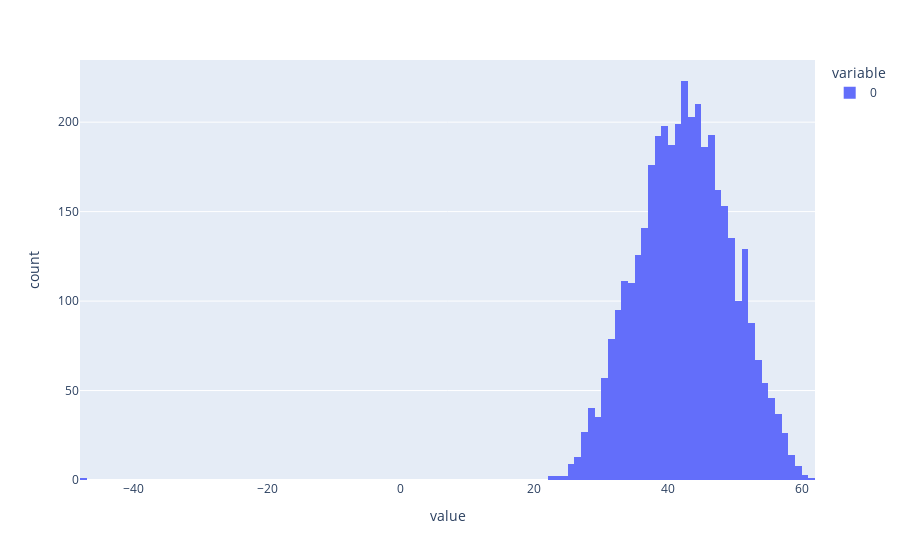

The notebook cell saved with this chart:
### Code cell
import plotly.express as px

px.histogram(total_scores)

### Figure 1 — Plotly figure (JSON) as saved in the notebook; plotly's stock layout.template omitted (floating-point values rounded to 4 significant figures; data arrays with more than 128 entries replaced by an {"elided": "..."} marker saying what was removed)
{"data": [{"alignmentgroup": "True", "bingroup": "x", "hovertemplate": "variable=0<br>value=%{x}<br>count=%{y}<extra></extra>", "legendgroup": "0", "marker": {"color": "#636efa", "pattern": {"shape": ""}}, "name": "0", "offsetgroup": "0", "orientation": "v", "showlegend": true, "type": "histogram", "x": {"elided": "3840 float values"}, "xaxis": "x", "yaxis": "y"}], "layout": {"barmode": "relative", "legend": {"title": {"text": "variable"}, "tracegroupgap": 0}, "margin": {"t": 60}, "xaxis": {"anchor": "y", "domain": [0, 1], "title": {"text": "value"}}, "yaxis": {"anchor": "x", "domain": [0, 1], "title": {"text": "count"}}}}
